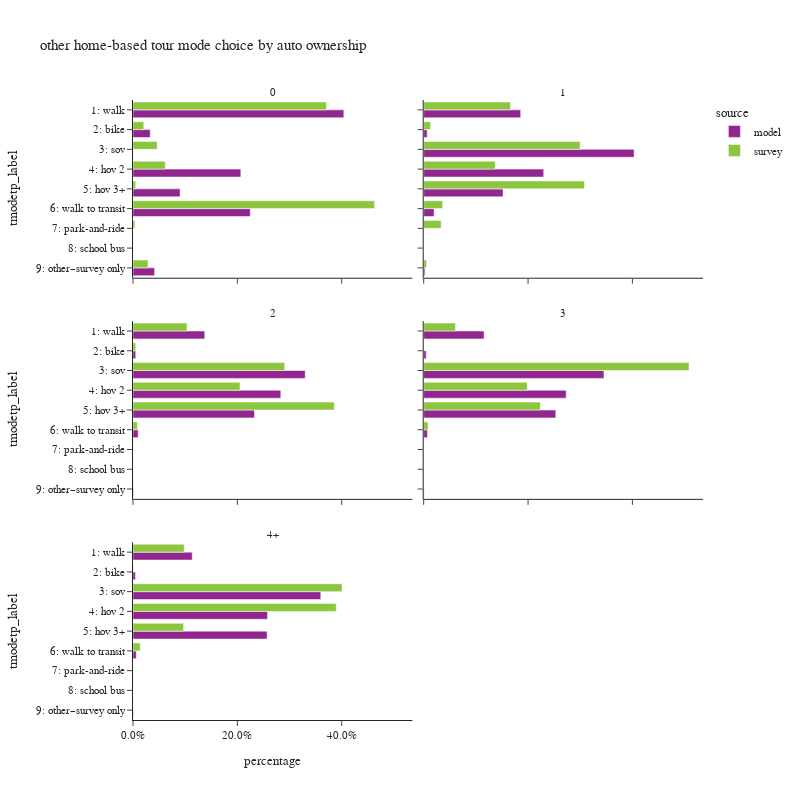

Source (notebook cell):
### Code cell
plot_mode_choice(hb_tour.loc[hb_tour['auto_ownership_4+']!="-1"],"auto_ownership_4+",
                 {"auto_ownership_4+":["0","1","2","3","4+"],
                  "tmodetp_label":["1: walk","2: bike","3: sov","4: hov 2","5: hov 3+","6: walk to transit",
                                   "7: park-and-ride","8: school bus","9: other–survey only"]},
                 "auto ownership",2,800)

### Figure 1 — Plotly figure (JSON) as saved in the notebook; plotly's stock layout.template omitted (floating-point values rounded to 4 significant figures)
{"data": [{"alignmentgroup": "True", "customdata": [[84563], [6912], [43251], [18868], [47050], [8662]], "hovertemplate": "source=model<br>auto_ownership_4+=0<br>percentage=%{x}<br>tmodetp_label=%{y}<br>sample count=%{customdata[0]}<extra></extra>", "legendgroup": "model", "marker": {"color": "#91268F", "pattern": {"shape": ""}}, "name": "model", "offsetgroup": "model", "orientation": "h", "showlegend": true, "textposition": "auto", "type": "bar", "x": [0.404, 0.03302, 0.2066, 0.09015, 0.2248, 0.04138], "xaxis": "x5", "y": ["1: walk", "2: bike", "4: hov 2", "5: hov 3+", "6: walk to transit", "9: other–survey only"], "yaxis": "y5"}, {"alignmentgroup": "True", "customdata": [[128394], [4559], [278469], [158837], [105012], [13739], [1644]], "hovertemplate": "source=model<br>auto_ownership_4+=1<br>percentage=%{x}<br>tmodetp_label=%{y}<br>sample count=%{customdata[0]}<extra></extra>", "legendgroup": "model", "marker": {"color": "#91268F", "pattern": {"shape": ""}}, "name": "model", "offsetgroup": "model", "orientation": "h", "showlegend": false, "textposition": "auto", "type": "bar", "x": [0.1859, 0.006601, 0.4032, 0.23, 0.152, 0.01989, 0.00238], "xaxis": "x6", "y": ["1: walk", "2: bike", "3: sov", "4: hov 2", "5: hov 3+", "6: walk to transit", "9: other–survey only"], "yaxis": "y6"}, {"alignmentgroup": "True", "customdata": [[170583], [6520], [409339], [351322], [288800], [12292], [1374]], "hovertemplate": "source=model<br>auto_ownership_4+=2<br>percentage=%{x}<br>tmodetp_label=%{y}<br>sample count=%{customdata[0]}<extra></extra>", "legendgroup": "model", "marker": {"color": "#91268F", "pattern": {"shape": ""}}, "name": "model", "offsetgroup": "model", "orientation": "h", "showlegend": false, "textposition": "auto", "type": "bar", "x": [0.1375, 0.005257, 0.3301, 0.2833, 0.2329, 0.009911, 0.001108], "xaxis": "x3", "y": ["1: walk", "2: bike", "3: sov", "4: hov 2", "5: hov 3+", "6: walk to transit", "9: other–survey only"], "yaxis": "y3"}, {"alignmentgroup": "True", "customdata": [[84593], [3517], [252666], [199695], [185109], [5158], [566]], "hovertemplate": "source=model<br>auto_ownership_4+=3<br>percentage=%{x}<br>tmodetp_label=%{y}<br>sample count=%{customdata[0]}<extra></extra>", "legendgroup": "model", "marker": {"color": "#91268F", "pattern": {"shape": ""}}, "name": "model", "offsetgroup": "model", "orientation": "h", "showlegend": false, "textposition": "auto", "type": "bar", "x": [0.1157, 0.004809, 0.3455, 0.2731, 0.2531, 0.007053, 0.000774], "xaxis": "x4", "y": ["1: walk", "2: bike", "3: sov", "4: hov 2", "5: hov 3+", "6: walk to transit", "9: other–survey only"], "yaxis": "y4"}, {"alignmentgroup": "True", "customdata": [[45250], [1891], [143513], [102783], [102475], [2514], [326]], "hovertemplate": "source=model<br>auto_ownership_4+=4+<br>percentage=%{x}<br>tmodetp_label=%{y}<br>sample count=%{customdata[0]}<extra></extra>", "legendgroup": "model", "marker": {"color": "#91268F", "pattern": {"shape": ""}}, "name": "model", "offsetgroup": "model", "orientation": "h", "showlegend": false, "textposition": "auto", "type": "bar", "x": [0.1135, 0.004742, 0.3599, 0.2578, 0.257, 0.006305, 0.0008176], "xaxis": "x", "y": ["1: walk", "2: bike", "3: sov", "4: hov 2", "5: hov 3+", "6: walk to transit", "9: other–survey only"], "yaxis": "y"}, {"alignmentgroup": "True", "customdata": [[229], [22], [7], [15], [12], [128], [5], [10]], "hovertemplate": "source=survey<br>auto_ownership_4+=0<br>percentage=%{x}<br>tmodetp_label=%{y}<br>sample count=%{customdata[0]}<extra></extra>", "legendgroup": "survey", "marker": {"color": "#8CC63E", "pattern": {"shape": ""}}, "name": "survey", "offsetgroup": "survey", "orientation": "h", "showlegend": true, "textposition": "auto", "type": "bar", "x": [0.3705, 0.0207, 0.0464, 0.0618, 0.005118, 0.463, 0.003678, 0.02881], "xaxis": "x5", "y": ["1: walk", "2: bike", "3: sov", "4: hov 2", "5: hov 3+", "6: walk to transit", "7: park-and-ride", "9: other–survey only"], "yaxis": "y5"}, {"alignmentgroup": "True", "customdata": [[447], [43], [555], [296], [163], [54], [6], [2], [4]], "hovertemplate": "source=survey<br>auto_ownership_4+=1<br>percentage=%{x}<br>tmodetp_label=%{y}<br>sample count=%{customdata[0]}<extra></extra>", "legendgroup": "survey", "marker": {"color": "#8CC63E", "pattern": {"shape": ""}}, "name": "survey", "offsetgroup": "survey", "orientation": "h", "showlegend": false, "textposition": "auto", "type": "bar", "x": [0.1664, 0.01331, 0.2998, 0.1371, 0.3081, 0.03633, 0.03332, 6.54e-05, 0.0055], "xaxis": "x6", "y": ["1: walk", "2: bike", "3: sov", "4: hov 2", "5: hov 3+", "6: walk to transit", "7: park-and-ride", "8: school bus", "9: other–survey only"], "yaxis": "y6"}, {"alignmentgroup": "True", "customdata": [[187], [19], [494], [364], [270], [14], [5], [5]], "hovertemplate": "source=survey<br>auto_ownership_4+=2<br>percentage=%{x}<br>tmodetp_label=%{y}<br>sample count=%{customdata[0]}<extra></extra>", "legendgroup": "survey", "marker": {"color": "#8CC63E", "pattern": {"shape": ""}}, "name": "survey", "offsetgroup": "survey", "orientation": "h", "showlegend": false, "textposition": "auto", "type": "bar", "x": [0.1036, 0.005199, 0.2908, 0.205, 0.3858, 0.008418, 0.0006226, 0.0006738], "xaxis": "x3", "y": ["1: walk", "2: bike", "3: sov", "4: hov 2", "5: hov 3+", "6: walk to transit", "7: park-and-ride", "9: other–survey only"], "yaxis": "y3"}, {"alignmentgroup": "True", "customdata": [[38], [2], [194], [90], [45], [2]], "hovertemplate": "source=survey<br>auto_ownership_4+=3<br>percentage=%{x}<br>tmodetp_label=%{y}<br>sample count=%{customdata[0]}<extra></extra>", "legendgroup": "survey", "marker": {"color": "#8CC63E", "pattern": {"shape": ""}}, "name": "survey", "offsetgroup": "survey", "orientation": "h", "showlegend": false, "textposition": "auto", "type": "bar", "x": [0.06078, 0.0003419, 0.5085, 0.1984, 0.2237, 0.008305], "xaxis": "x4", "y": ["1: walk", "2: bike", "3: sov", "4: hov 2", "5: hov 3+", "6: walk to transit"], "yaxis": "y4"}, {"alignmentgroup": "True", "customdata": [[13], [1], [65], [45], [16], [2]], "hovertemplate": "source=survey<br>auto_ownership_4+=4+<br>percentage=%{x}<br>tmodetp_label=%{y}<br>sample count=%{customdata[0]}<extra></extra>", "legendgroup": "survey", "marker": {"color": "#8CC63E", "pattern": {"shape": ""}}, "name": "survey", "offsetgroup": "survey", "orientation": "h", "showlegend": false, "textposition": "auto", "type": "bar", "x": [0.0983, 0.000873, 0.4006, 0.3895, 0.09691, 0.01383], "xaxis": "x", "y": ["1: walk", "2: bike", "3: sov", "4: hov 2", "5: hov 3+", "6: walk to transit"], "yaxis": "y"}], "layout": {"annotations": [{"font": {}, "showarrow": false, "text": "4+", "x": 0.245, "xanchor": "center", "xref": "paper", "y": 0.2867, "yanchor": "bottom", "yref": "paper"}, {"font": {}, "showarrow": false, "text": "2", "x": 0.245, "xanchor": "center", "xref": "paper", "y": 0.6433, "yanchor": "bottom", "yref": "paper"}, {"font": {}, "showarrow": false, "text": "3", "x": 0.755, "xanchor": "center", "xref": "paper", "y": 0.6433, "yanchor": "bottom", "yref": "paper"}, {"font": {}, "showarrow": false, "text": "0", "x": 0.245, "xanchor": "center", "xref": "paper", "y": 1.0, "yanchor": "bottom", "yref": "paper"}, {"font": {}, "showarrow": false, "text": "1", "x": 0.755, "xanchor": "center", "xref": "paper", "y": 1.0, "yanchor": "bottom", "yref": "paper"}], "barmode": "group", "height": 800, "legend": {"title": {"text": "source"}, "tracegroupgap": 0}, "title": {"text": "other home-based tour mode choice by auto ownership"}, "width": 800, "xaxis": {"anchor": "y", "domain": [0.0, 0.49], "tickformat": ".1%", "title": {"text": "percentage"}}, "xaxis2": {"anchor": "y2", "domain": [0.51, 1.0], "matches": "x", "tickformat": ".1%", "title": {"text": "percentage"}}, "xaxis3": {"anchor": "y3", "domain": [0.0, 0.49], "matches": "x", "showticklabels": false, "tickformat": ".1%"}, "xaxis4": {"anchor": "y4", "domain": [0.51, 1.0], "matches": "x", "showticklabels": false, "tickformat": ".1%"}, "xaxis5": {"anchor": "y5", "domain": [0.0, 0.49], "matches": "x", "showticklabels": false, "tickformat": ".1%"}, "xaxis6": {"anchor": "y6", "domain": [0.51, 1.0], "matches": "x", "showticklabels": false, "tickformat": ".1%"}, "yaxis": {"anchor": "x", "categoryarray": ["9: other–survey only", "8: school bus", "7: park-and-ride", "6: walk to transit", "5: hov 3+", "4: hov 2", "3: sov", "2: bike", "1: walk"], "categoryorder": "array", "domain": [0.0, 0.2867], "title": {"text": "tmodetp_label"}}, "yaxis2": {"anchor": "x2", "domain": [0.0, 0.2867], "matches": "y", "showticklabels": false}, "yaxis3": {"anchor": "x3", "categoryarray": ["9: other–survey only", "8: school bus", "7: park-and-ride", "6: walk to transit", "5: hov 3+", "4: hov 2", "3: sov", "2: bike", "1: walk"], "categoryorder": "array", "domain": [0.3567, 0.6433], "matches": "y", "title": {"text": "tmodetp_label"}}, "yaxis4": {"anchor": "x4", "domain": [0.3567, 0.6433], "matches": "y", "showticklabels": false}, "yaxis5": {"anchor": "x5", "categoryarray": ["9: other–survey only", "8: school bus", "7: park-and-ride", "6: walk to transit", "5: hov 3+", "4: hov 2", "3: sov", "2: bike", "1: walk"], "categoryorder": "array", "domain": [0.7133, 1.0], "matches": "y", "title": {"text": "tmodetp_label"}}, "yaxis6": {"anchor": "x6", "domain": [0.7133, 1.0], "matches": "y", "showticklabels": false}}}
